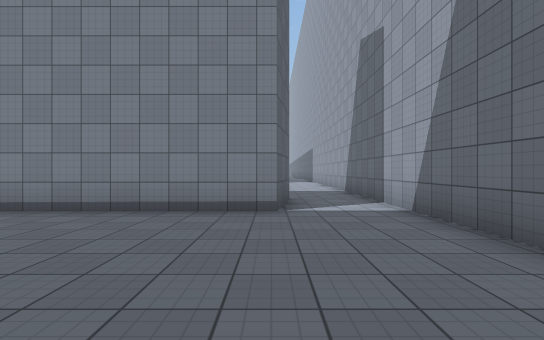
[1] (above)

18 first-person views from a walk through a Unity game level. The camera is 1.4 m above the floor, looks level and sees 85° across. The floor is counted in squares, 2 m on a side. Each view is taken from the middle of a square. On the plan, view 1 faces up. The plan holds only what a view shows up to about 10 squares ahead; the rest is blank. The place goes on beyond the plan. The player is left out. Surface patterns are stand-ins for the level's own textures.

[2]
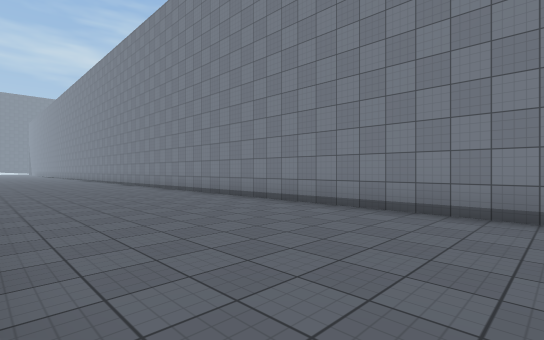

[3]
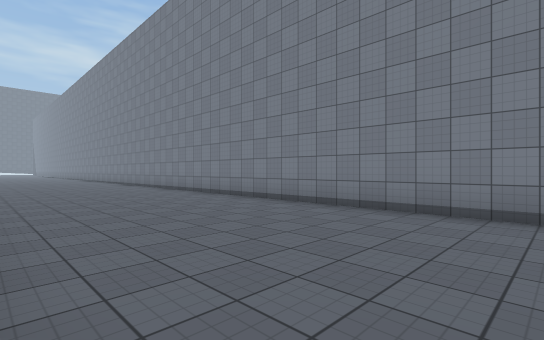

[4]
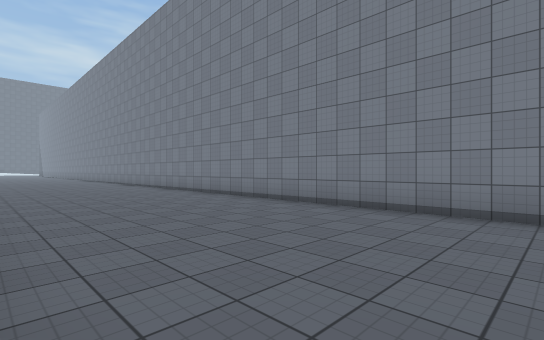

[5]
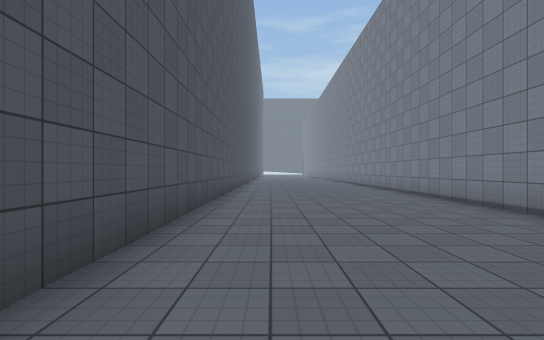

[6]
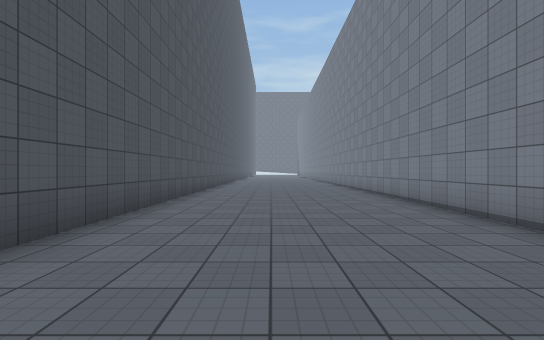

[7]
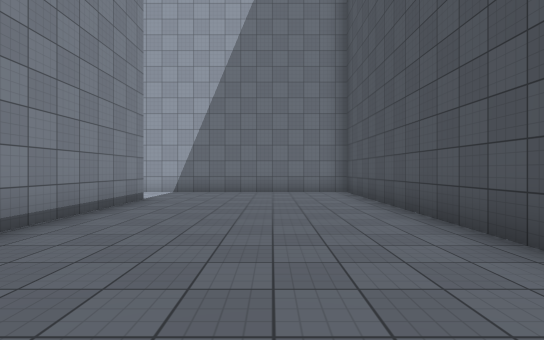

[8]
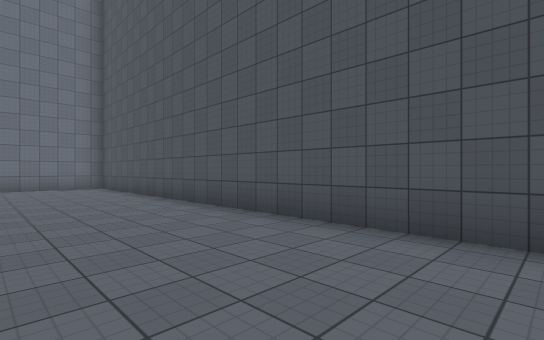

[9]
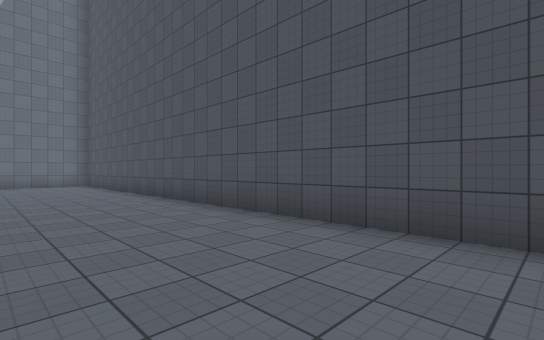

[10]
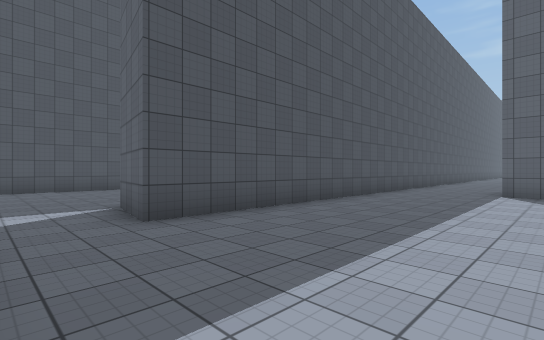

[11]
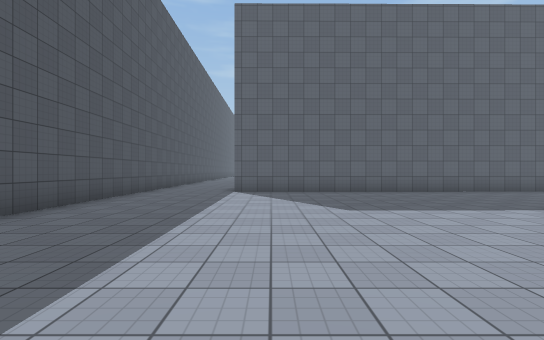

[12]
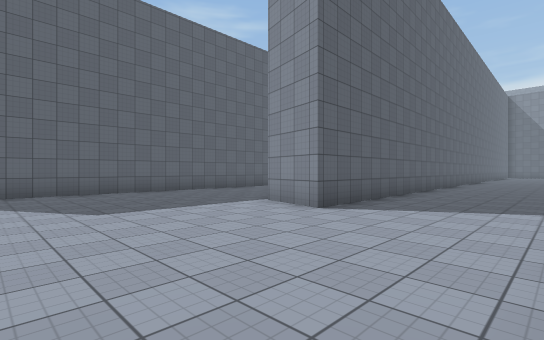

[13]
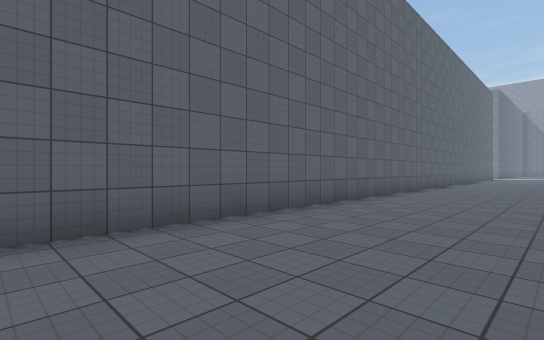

[14]
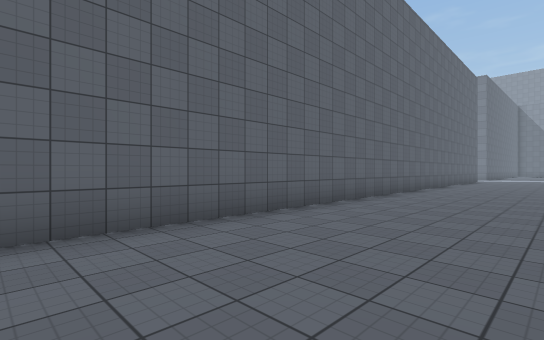

[15]
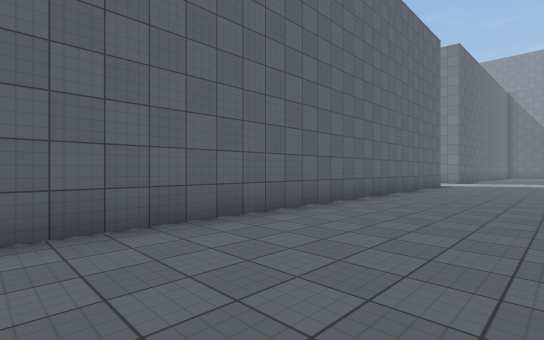

[16]
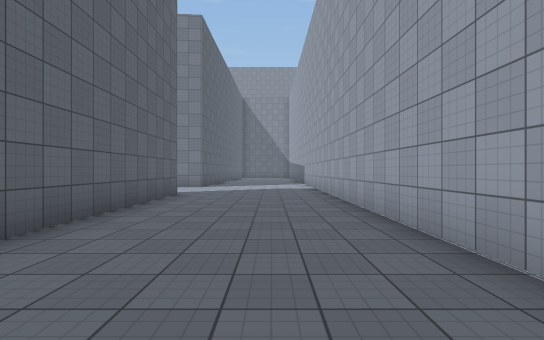

[17]
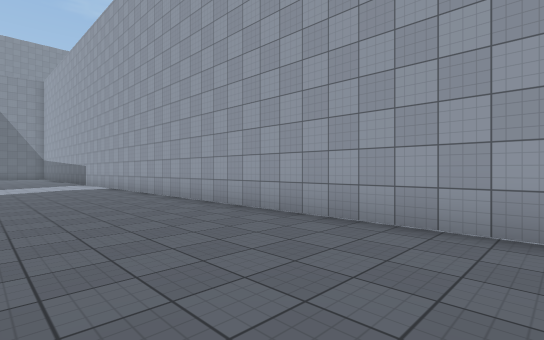

[18]
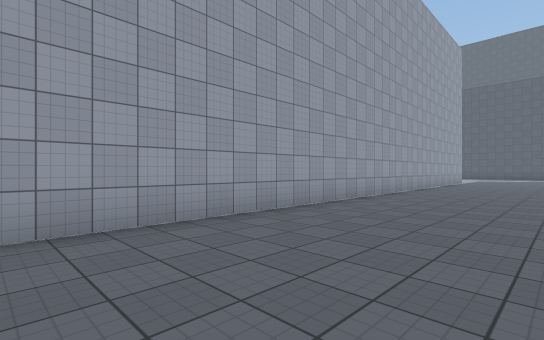

### Floor plan
Points are (right, up) in squares from view 1. A wall is a line through its corners. A room is listed if a view was taken in it or the views show most of it. See-through windows are left out.
Room 1 (views 1, 2, 3, 4, 5, 6, 7, 8, 9)
walls: (0.1, 5.1) (-24.9, 5.1); (-25, -0.4) (2.4, -0.4) (2.4, 3.6)
ways out: opening at (1.5, 3.5) to room 2
Room 2 (views 10, 11, 12, 13, 14, 15, 16, 17, 18)
walls: (-3.1, 23.7) (-3.3, 41.9); (-1.4, 21.8) (-1.3, 15.5) (-3, 15.9); (-7.7, 40.7) (-7.5, 9.8); (-8, 6.9) (0.4, 6.9) (0.1, 5.1); (2.4, 3.6) (2.4, 10)
ways out: opening at (1.5, 3.5) to room 1; opening at (-8.5, 8.5); opening at (-8.5, 41.5)

Positions as (right, up) in squares from view 1, and headings:
1: (0, 0), facing up
2: (0, 0), facing up-left
3: (-4, 0), facing up-left
4: (-9, 0), facing up-left
5: (-11, 1), facing left
6: (-15, 2), facing left
7: (-7, 2), facing right
8: (-10, 3), facing down-right
9: (-12, 3), facing down-right
10: (2, 11), facing down-left
11: (2, 11), facing left
12: (2, 11), facing up-left
13: (-4, 15), facing up-left
14: (-4, 20), facing up-left
15: (-4, 27), facing up-left
16: (-5, 32), facing up
17: (-7, 31), facing up-right
18: (-7, 34), facing down-right
